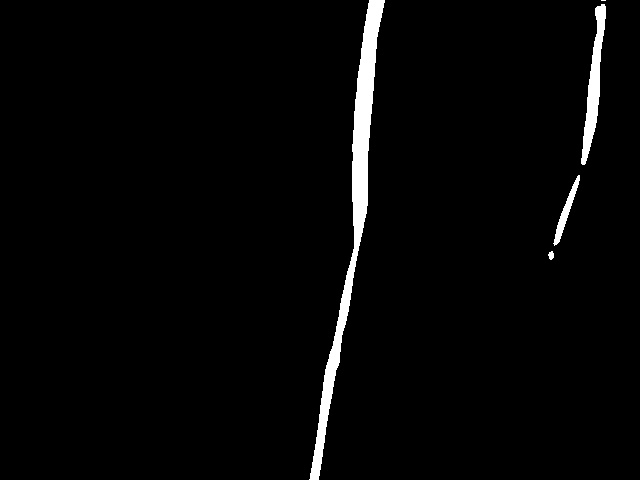
#> input picture img_to_laser/src/2.jpeg, 640 x 480 px
$ python -i straight_lanes.py   (imports and definitions only)   (older library calls are emulated)
#> lines starting #> are read from the running program, lines starting #| are printed output that depends on the picture; after the words box and inside, x2 and y2 are one past the last pixel; in counts of white or black regions, pixels touching at a corner belong together
#> further down, picture is the input picture: shape (480, 640, 3); min 0, max 255, mean 6.5
#!/usr/bin/env python

import cv2
import numpy as np
import sys
import os
from PIL import Image

def road_lines(original_image):
	height,width,col =original_image.shape
#> height = 480; width = 640; col = 3
	src = np.array([[0,0],[width,0],[width,height],[0,height]],dtype='float32')
#> src = [[0, 0], [640, 0], [640, 480], [0, 480]]
	dest = np.array([[0,0],[width,0],[height,479],[210,height]],dtype='float32')
	h, status = cv2.findHomography(src, dest)
#> status = [1, 1, 1, 1]
	imgd = np.zeros((height,width,col),dtype='uint8')
	top_view = cv2.warpPerspective(original_image, h, (width,height))
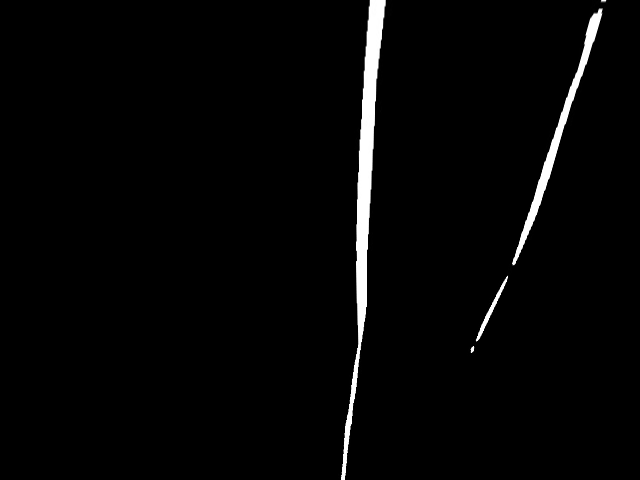
#> top_view: shape (480, 640, 3); min 0, max 255, mean 5.9
	red_chan=top_view[:,:,0]
	th, binary_warped = cv2.threshold(red_chan, 240, 255, cv2.THRESH_BINARY)
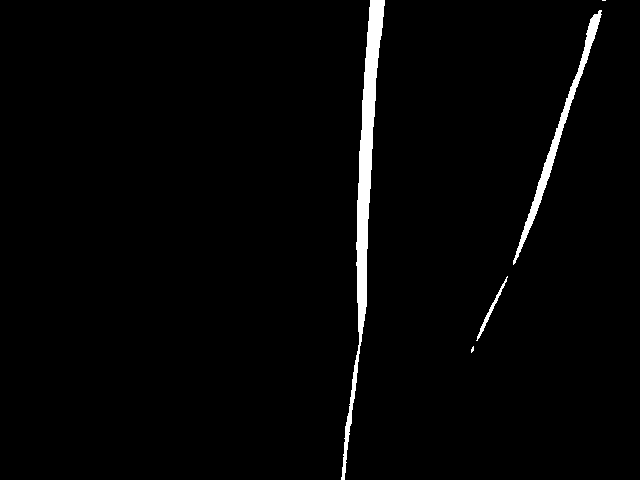
#> binary_warped: shape (480, 640); 2.1% white; 5 white regions (2 under 20 px), largest, box (x1, y1, x2, y2) and area: (341, 0, 385, 480) 4480, (513, 10, 602, 265) 1766, (476, 276, 508, 341) 210
	image = cv2.medianBlur(binary_warped,11 )
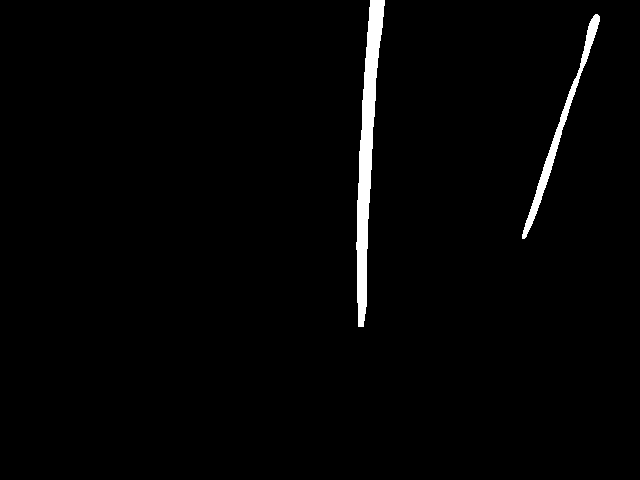
#> image: shape (480, 640); 1.8% white; 2 white regions, box (x1, y1, x2, y2) and area: (356, 0, 385, 327) 3888, (522, 14, 600, 239) 1588
	histogram = np.sum(image[np.int(binary_warped.shape[0]/2):,:], axis=0)
#> histogram = 640 values, max 22185 at index 358, min 0 at index 0, mean 328.3
	out_img = np.dstack((binary_warped, binary_warped, binary_warped))*255
	midpoint = np.int(histogram.shape[0]/2)
	leftx_base = np.argmax(histogram[:midpoint])
#> leftx_base = 0
	rightx_base = np.argmax(histogram[midpoint:]) + midpoint
#> rightx_base = 358
	nwindows = 9
	window_height = np.int(binary_warped.shape[0]/nwindows)
	nonzero = binary_warped.nonzero()
#> nonzero = 6474 positions, rows 0 to 479, columns 341 to 605
	nonzeroy = np.array(nonzero[0])
#> nonzeroy = 6474 values from 0 to 479
	nonzerox = np.array(nonzero[1])
#> nonzerox = 6474 values, max 605 at index 18, min 341 at index 6462, mean 422.1
	leftx_current = leftx_base
#> leftx_current = 0
	rightx_current = rightx_base
#> rightx_current = 358
	margin = 100
	minpix = 50
	left_lane_inds = []
	right_lane_inds = []
	#nwind=0
	for window in range(nwindows):
		#nwind=nwind+1
		win_y_low = binary_warped.shape[0] - (window+1)*window_height
		win_y_high = binary_warped.shape[0] - window*window_height
		win_xleft_low = leftx_current - margin
		win_xleft_high = leftx_current + margin
		win_xright_low = rightx_current - margin
		win_xright_high = rightx_current + margin
		cv2.rectangle(out_img,(win_xleft_low,win_y_low),(win_xleft_high,win_y_high),(0,255,0), 2)
		cv2.rectangle(out_img,(win_xright_low,win_y_low),(win_xright_high,win_y_high),(0,255,0), 2)
		good_left_inds = ((nonzeroy >= win_y_low) & (nonzeroy < win_y_high) & (nonzerox >= win_xleft_low) & (nonzerox < win_xleft_high)).nonzero()[0]
		good_right_inds = ((nonzeroy >= win_y_low) & (nonzeroy < win_y_high) & (nonzerox >= win_xright_low) & (nonzerox < win_xright_high)).nonzero()[0]
		left_lane_inds.append(good_left_inds)
		right_lane_inds.append(good_right_inds)
		if len(good_left_inds) > minpix:
			leftx_current = np.int(np.mean(nonzerox[good_left_inds]))
		if len(good_right_inds) > minpix:
			rightx_current = np.int(np.mean(nonzerox[good_right_inds]))
#> this loop made 9 passes
#> (win_xright_low, win_xright_high, rightx_current) on passes 1 to 9: (258, 458, 345), (245, 445, 351), (251, 451, 358), (258, 458, 361), (261, 461, 361), (261, 461, 363), (263, 463, 366), (266, 466, 369), (269, 469, 374)
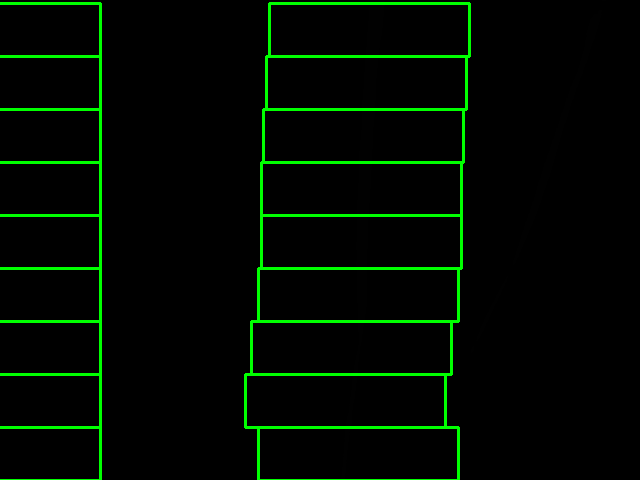
#> out_img: shape (480, 640, 3); mean of channels 0, 1, 2 0, 10.5, 0; drawn as B, G, R
#> after the loop, left_lane_inds = [empty array, empty array, empty array, empty array, empty array, empty array, empty array, empty array, empty array]; right_lane_inds = 9 items
	left_lane_inds = np.concatenate(left_lane_inds)
#> left_lane_inds = empty array
	right_lane_inds = np.concatenate(right_lane_inds)
#> right_lane_inds = 4435 values, max 6473 at index 204, min 49 at index 3684, mean 3387.4
	leftx = nonzerox[left_lane_inds]
#> leftx = empty array
	lefty = nonzeroy[left_lane_inds]
#> lefty = empty array
	rightx = nonzerox[right_lane_inds]
#> rightx = 4435 values, max 384 at index 3698, min 341 at index 193, mean 364.6
	righty = nonzeroy[right_lane_inds]
#> righty = 4435 values, max 479 at index 201, min 3 at index 3684, mean 185.2
	if (len(leftx)==0 and len(lefty)==0):
		leftx=[0]*229
		lefty=list(range(229))
	if (len(rightx)==0 and len(righty)==0):
		rightx=[639]*229
		righty=list(range(229))
	left_fit = np.polyfit(lefty, leftx, 2)
	right_fit = np.polyfit(righty, rightx, 2)
#> right_fit = [-2.69e-05, -0.0463, 374.5]
	ploty = np.linspace(0, binary_warped.shape[0]-1, binary_warped.shape[0])
	#ploty = np.linspace(binary_warped.shape[0],binary_warped.shape[0]-(nwind*window_height),binary_warped.shape[0] )
	left_fitx = left_fit[0]*ploty**2 + left_fit[1]*ploty + left_fit[2]
	right_fitx = right_fit[0]*ploty**2 + right_fit[1]*ploty + right_fit[2]
#> right_fitx = 480 values, max 374.5 at index 0, min 346.2 at index 479, mean 361.4
	left=np.column_stack((np.array(left_fitx),ploty))
	left = left.reshape((-1,1,2))
	right=np.column_stack((np.array(right_fitx),ploty))
#> right = 480 pairs, first value 346.2 to 374.5, second value 0 to 479
	right = right.reshape((-1,1,2))
#> right = 480 rows, first 8: [374.5, 0], [374.5, 1], [374.4, 2], [374.4, 3], [374.3, 4], [374.3, 5], [374.3, 6], [374.2, 7]
	pts=np.concatenate((left,right),axis=0)
#> pts = 960 rows, first 8: [0, 0], [0, 1], [0, 2], [0, 3], [0, 4], [0, 5], [0, 6], [0, 7]
	dvx=[]
	dvy=[]
	mid=(right+left)/2
#> mid = 480 rows, first 8: [187.3, 0], [187.2, 1], [187.2, 2], [187.2, 3], [187.2, 4], [187.1, 5], [187.1, 6], [187.1, 7]
	midx=mid[:,:,0]
#> midx = 480 values, max 187.3 at index 0, min 173.1 at index 479, mean 180.7
	midy=mid[:,:,1]
#> midy = 480 values from 0 to 479
	for i in range(len(midy)-1,1,-1):
		dvx.append(midx[i-1]-midx[i])
		dvy.append(midy[i]-midy[i-1])
#> this loop made 478 passes
#> i on passes 1 to 3: 479, 478, 477
#> after the loop, dvx = 478 items, first 6: [0.036], [0.036], [0.036], [0.0359], [0.0359], [0.0359]; dvy = 478 items, first 6: [1], [1], [1], [1], [1], [1]
	return(np.mean(np.array(dvx)),np.mean(np.array(dvy)))

# [17 lines of commented-out code are left out]

>>> import cv2
>>> picture = cv2.imread('../../../img_to_laser/src/2.jpeg')
>>> result = road_lines(picture)
#> result = (0.0296, 1)
